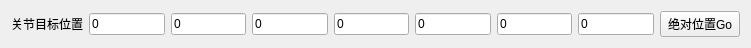
   <widget class="QWidget" name="layoutWidget">
    <property name="geometry">
     <rect>
      <x>493</x>
      <y>90</y>
      <width>751</width>
      <height>33</height>
     </rect>
    </property>
    <layout class="QHBoxLayout" name="horizontalLayout_2">
     <item>
      <widget class="QLabel" name="label_3">
       <property name="text">
        <string>关节目标位置</string>
       </property>
      </widget>
     </item>
     <item>
      <widget class="QLineEdit" name="go1">
       <property name="text">
        <string>0</string>
       </property>
      </widget>
     </item>
     <item>
      <widget class="QLineEdit" name="go2">
       <property name="text">
        <string>0</string>
       </property>
      </widget>
     </item>
     <item>
      <widget class="QLineEdit" name="go3">
       <property name="text">
        <string>0</string>
       </property>
      </widget>
     </item>
     <item>
      <widget class="QLineEdit" name="go4">
       <property name="text">
        <string>0</string>
       </property>
      </widget>
     </item>
     <item>
      <widget class="QLineEdit" name="go5">
       <property name="text">
        <string>0</string>
       </property>
      </widget>
     </item>
     <item>
      <widget class="QLineEdit" name="go6">
       <property name="text">
        <string>0</string>
       </property>
      </widget>
     </item>
     <item>
      <widget class="QLineEdit" name="go7">
       <property name="text">
        <string>0</string>
       </property>
      </widget>
     </item>
     <item>
      <widget class="QPushButton" name="movez_go">
       <property name="text">
        <string>绝对位置Go</string>
       </property>
      </widget>
     </item>
    </layout>
   </widget>
